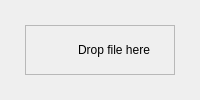
                                  <widget class="QWidget" name="page_6">
                                   <layout class="QVBoxLayout" name="verticalLayout_20">
                                    <property name="spacing">
                                     <number>0</number>
                                    </property>
                                    <property name="leftMargin">
                                     <number>0</number>
                                    </property>
                                    <property name="topMargin">
                                     <number>0</number>
                                    </property>
                                    <property name="rightMargin">
                                     <number>0</number>
                                    </property>
                                    <property name="bottomMargin">
                                     <number>0</number>
                                    </property>
                                    <item>
                                     <widget class="CQFrameZipFile" name="dropEditableArchive">
                                      <property name="minimumSize">
                                       <size>
                                        <width>0</width>
                                        <height>50</height>
                                       </size>
                                      </property>
                                      <property name="maximumSize">
                                       <size>
                                        <width>16777215</width>
                                        <height>50</height>
                                       </size>
                                      </property>
                                      <property name="acceptDrops">
                                       <bool>true</bool>
                                      </property>
                                      <property name="styleSheet">
                                       <string notr="true"/>
                                      </property>
                                      <layout class="QVBoxLayout" name="verticalLayout_25">
                                       <property name="spacing">
                                        <number>0</number>
                                       </property>
                                       <property name="leftMargin">
                                        <number>0</number>
                                       </property>
                                       <property name="topMargin">
                                        <number>0</number>
                                       </property>
                                       <property name="rightMargin">
                                        <number>0</number>
                                       </property>
                                       <property name="bottomMargin">
                                        <number>0</number>
                                       </property>
                                       <item alignment="Qt::AlignHCenter">
                                        <widget class="QFrame" name="frame_2">
                                         <property name="minimumSize">
                                          <size>
                                           <width>150</width>
                                           <height>0</height>
                                          </size>
                                         </property>
                                         <property name="maximumSize">
                                          <size>
                                           <width>150</width>
                                           <height>16777215</height>
                                          </size>
                                         </property>
                                         <property name="frameShape">
                                          <enum>QFrame::StyledPanel</enum>
                                         </property>
                                         <property name="frameShadow">
                                          <enum>QFrame::Raised</enum>
                                         </property>
                                         <layout class="QHBoxLayout" name="horizontalLayout_6">
                                          <property name="spacing">
                                           <number>0</number>
                                          </property>
                                          <property name="leftMargin">
                                           <number>0</number>
                                          </property>
                                          <property name="topMargin">
                                           <number>0</number>
                                          </property>
                                          <property name="rightMargin">
                                           <number>0</number>
                                          </property>
                                          <property name="bottomMargin">
                                           <number>0</number>
                                          </property>
                                          <item>
                                           <widget class="QLabel" name="label_14">
                                            <property name="sizePolicy">
                                             <sizepolicy hsizetype="Fixed" vsizetype="Fixed">
                                              <horstretch>0</horstretch>
                                              <verstretch>0</verstretch>
                                             </sizepolicy>
                                            </property>
                                            <property name="minimumSize">
                                             <size>
                                              <width>30</width>
                                              <height>30</height>
                                             </size>
                                            </property>
                                            <property name="maximumSize">
                                             <size>
                                              <width>30</width>
                                              <height>30</height>
                                             </size>
                                            </property>
                                            <property name="text">
                                             <string/>
                                            </property>
                                            <property name="pixmap">
                                             <pixmap resource="resources_rc.qrc">:/icon/icons/plus-circle.svg</pixmap>
                                            </property>
                                            <property name="alignment">
                                             <set>Qt::AlignCenter</set>
                                            </property>
                                           </widget>
                                          </item>
                                          <item>
                                           <widget class="QLabel" name="label_13">
                                            <property name="sizePolicy">
                                             <sizepolicy hsizetype="Fixed" vsizetype="Fixed">
                                              <horstretch>0</horstretch>
                                              <verstretch>0</verstretch>
                                             </sizepolicy>
                                            </property>
                                            <property name="minimumSize">
                                             <size>
                                              <width>85</width>
                                              <height>16</height>
                                             </size>
                                            </property>
                                            <property name="maximumSize">
                                             <size>
                                              <width>85</width>
                                              <height>16</height>
                                             </size>
                                            </property>
                                            <property name="text">
                                             <string>Drop file here</string>
                                            </property>
                                            <property name="alignment">
                                             <set>Qt::AlignLeading|Qt::AlignLeft|Qt::AlignVCenter</set>
                                            </property>
                                           </widget>
                                          </item>
                                         </layout>
                                        </widget>
                                       </item>
                                      </layout>
                                     </widget>
                                    </item>
                                   </layout>
                                  </widget>
